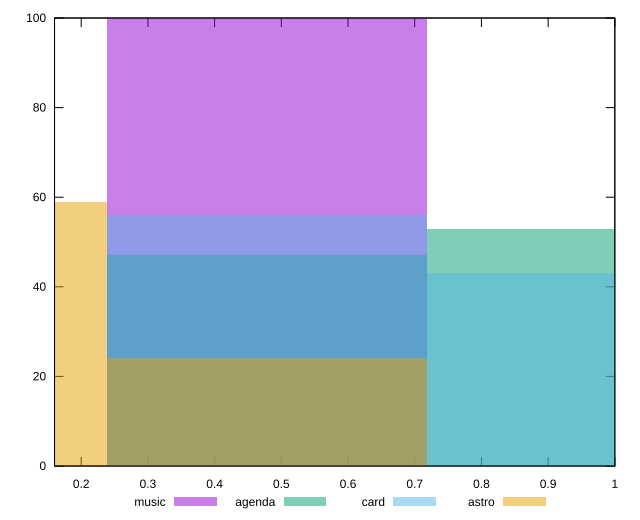

Here is the gnuplot script that generated this plot:
reset

$music <<EOF
0.47844987335570444 100
EOF

$agenda <<EOF
0.47844987335570444 47
0.9568997467114089 53
EOF

$card <<EOF
0.47844987335570444 56
0.9568997467114089 43
EOF

$astro <<EOF
0.47844987335570444 24
0 59
EOF

set key outside below
set boxwidth 0.47844987335570444
set xrange [0.16:1]
set yrange [0:100]
set trange [0:100]
set style fill transparent solid 0.5 noborder
set terminal svg size 640, 520 enhanced background rgb 'white'
set output "reports/report_00027_2021-02-24T12-40-31.850Z/meta/score/comparison/histogram/all_raw.svg"

plot $music title "music" with boxes, \
     $agenda title "agenda" with boxes, \
     $card title "card" with boxes, \
     $astro title "astro" with boxes

reset
